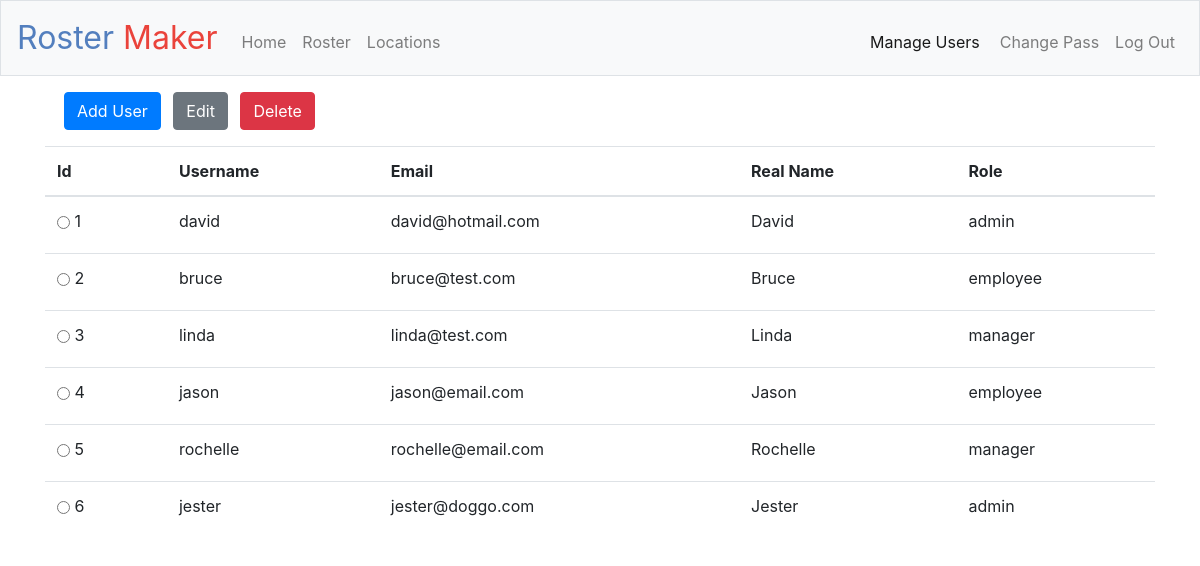
Screenshot of /users (signed in) with the database file from the repository.
### application.py (models this page shows, shortened)
class User(db.Model):
    id = db.Column(db.Integer, primary_key=True)
    username = db.Column(db.String(20), unique=True, nullable=False)
    email = db.Column(db.String(120), unique=True, nullable=False)
    password = db.Column(db.String(100), nullable=False)
    real_name = db.Column(db.String(50), nullable=False)
    role = db.Column(db.String(20), nullable=False)
    shifts = db.relationship('Shift', backref='shift_user', lazy=True)

### application.py (the view)
@app.route("/users",  methods=["GET"])
@admin_required
def users():
    users_query = User.query.all()
    if users_query:
        users = []
        for user in users_query:
            data = {}
            for column in user.__table__.columns:
                data[column.name] = str(getattr(user, column.name))
            users.append(data)
    return render_template("users.html", users=users)

### application.py (called while the page is built)
@app.after_request
def after_request(response):
    response.headers["Cache-Control"] = "no-cache, no-store, must-revalidate"
    response.headers["Expires"] = 0
    response.headers["Pragma"] = "no-cache"
    return response

### helpers.py (called while the page is built)
def admin_required(f):
    @wraps(f)
    def decorated_function(*args, **kwargs):
        if session.get("user_role") != 'admin':
            return redirect("/")
        return f(*args, **kwargs)
    return decorated_function

### templates/users.html (shortened to what this page needs)
{% extends "layout.html" %}
{% block scripts %}
    <link rel="stylesheet" href="https://cdnjs.cloudflare.com/ajax/libs/jquery-contextmenu/2.7.0/jquery.contextMenu.min.css"/>
    <link rel="stylesheet" href="/static/users.css"/>
{% endblock %}
{% block main %}
    <div class="container">
        <div class="container mb-3 text-left">
            <button id="btnAdd" type="button" class="btn btn-primary mx-1">Add User</button>
            <button id="btnEdit" type="button" class="btn btn-secondary mx-1">Edit</button>
            <button id="btnDelete" type="button" class="btn btn-danger mx-1">Delete</button>
        </div>
        <div class="table-responsive">
            <table class="table">
                <thead>
                    <tr>
                        <th>Id</th>
                        <th>Username</th>
                        <th>Email</th>
                        <th>Real Name</th>
                        <th>Role</th>
                    </tr>
                </thead>
                <tbody>
                    {% for user in users %}
                        <tr class="user_row"
                            data-user_id="{{ user['id'] }}"
                            data-username="{{ user['username'] }}"
                            data-email="{{ user['email'] }}"
                            data-real_name="{{ user['real_name'] }}"
                            data-role="{{ user['role'] }}">
                            <td class="userIdCol">
                                <input class="userIdRadio" type="radio" name="select" value="{{ user["id"] }}">
                                <label class="userIdLabel" for="select">{{ user["id"] }}</label>
                            </td>
                            <td>{{ user["username"] }}</td>
                            <td>{{ user["email"] }}</td>
                            <td>{{ user["real_name"] }}</td>
                            <td>{{ user["role"] }}</td>
                        </tr>
                    {% endfor %}
                </tbody>
            </table>
        </div>
    </div>
{% endblock %}

### templates/layout.html (shortened to what this page needs)
<!DOCTYPE html>
<html lang="en">
    <head>
        <link rel="stylesheet" href="https://stackpath.bootstrapcdn.com/bootstrap/4.1.3/css/bootstrap.min.css">
        <link href="/static/styles.css" rel="stylesheet"/>
        {% block scripts %}{% endblock %}
    </head>
    <body>
        <nav class="navbar navbar-expand-md navbar-light bg-light border">
            <a class="navbar-brand" href="/"><span class="blue">Roster</span> <span class="red">Maker</span></a>
            <div class="collapse navbar-collapse" id="navbar">
                {% if session.user_id %}
                    <ul class="navbar-nav mr-auto mt-2">
                        <li class="nav-item mx-0"><a class="nav-link" href="/">Home</a></li>
                        <li class="nav-item mx-0"><a class="nav-link" href="/roster">Roster</a></li>
                        <li class="nav-item mx-0"><a class="nav-link" href="/locations">Locations</a></li>
                    </ul>
                    <ul class="navbar-nav ml-auto mt-2">
                        {% if session.user_role == "admin" %}
                            <li class="nav-item mx-1"><a class="nav-link" href="/users">Manage Users</a></li>
                        {% endif %}
                        <li class="nav-item mx-0"><a class="nav-link" href="/changepass">Change Pass</a></li>
                        <li class="nav-item mx-0"><a class="nav-link" href="/logout">Log Out</a></li>
                    </ul>
                {% else %}
                    <ul class="navbar-nav ml-auto mt-2">
                        <li class="nav-item mx-0"><a class="nav-link" href="/login">Log In</a></li>
                    </ul>
                {% endif %}
            </div>
        </nav>
        <main class="container-fluid p-3">
            {% block main %}{% endblock %}
        </main>
    </body>
</html>

### static/styles.css (style rules this page uses)
nav .navbar-brand { font-size: xx-large; }
nav .navbar-brand .blue { color: #537fbe; }
nav .navbar-brand .red { color: #ea433b; }
main { overflow-x: auto; text-align: center; }
table { text-align: left; }

### static/users.css (style rules this page uses)
.userIdRadio { vertical-align: middle; margin-top: -1px; }
.userIdCol { min-width: 60px; }

### rows the page displays
User: id "1", username "david", email "david@hotmail.com", real_name "David", role "admin"
User: id "2", username "bruce", email "bruce@test.com", real_name "Bruce", role "employee"
User: id "3", username "linda", email "linda@test.com", real_name "Linda", role "manager"
User: id "4", username "jason", email "jason@email.com", real_name "Jason", role "employee"
User: id "5", username "rochelle", email "rochelle@email.com", real_name "Rochelle", role "manager"
User: id "6", username "jester", email "jester@doggo.com", real_name "Jester", role "admin"
